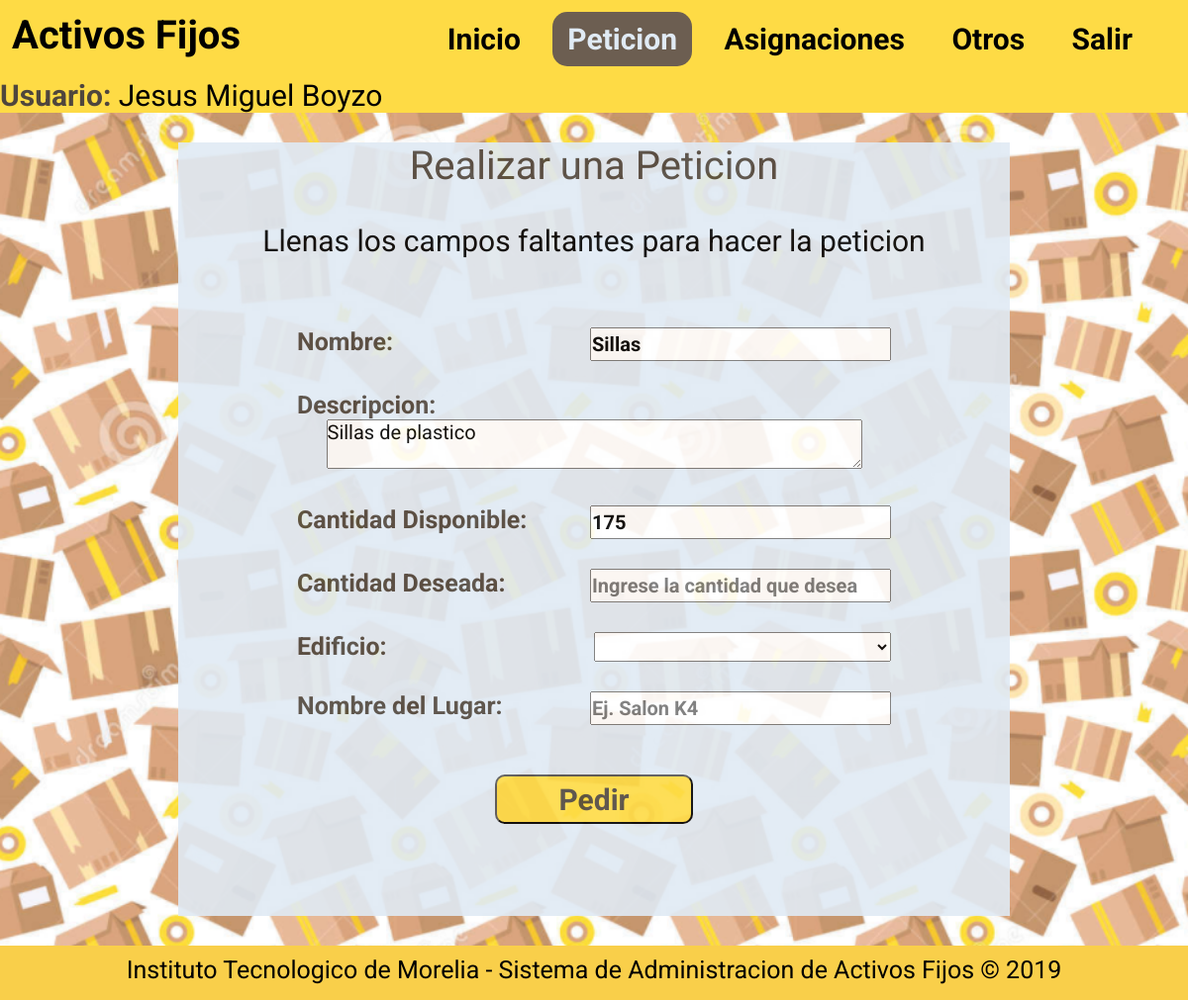
The page /index.php?op=21&&id=2 (signed in) on the database its author committed.
### tables this page shows
CREATE TABLE IF NOT EXISTS `ACTIVO` (
  `ID_ACTIVO` int(11) NOT NULL AUTO_INCREMENT,
  `NOMBRE` varchar(45) NOT NULL,
  `DESCRIPCION` varchar(45) DEFAULT NULL,
  `CANTIDAD_TOTAL` varchar(45) NOT NULL,
  `CANTIDAD_DISPONIBLE` varchar(45) NOT NULL,
  `FECHA_COMPRA` date NOT NULL,
  `ID_TIPO` int(11) NOT NULL,
  PRIMARY KEY (`ID_ACTIVO`),
  KEY `fk_ACTIVO_TIPO_ACTIVO1_idx` (`ID_TIPO`)
);

### Procesa/bd.php (called while the page is built, shortened)
<?php
function bd_consulta($query)
{
	$hostname="localhost";
	$user="root";
	$password="";
	$bd="activosfijos";
	$connection = mysqli_connect($hostname , $user , $password);
	mysqli_select_db ($connection, $bd);
	$result = mysqli_query($connection, $query);
	return $result;
}
?>

### pedir.php (the view, shortened to what this page needs)
<?php
  $idActivo = $_GET["id"];
  $query = 'SELECT NOMBRE, DESCRIPCION, CANTIDAD_DISPONIBLE FROM ACTIVO
            WHERE ID_ACTIVO = '.$idActivo.'';
  $result=bd_consulta($query);
  $row=mysqli_fetch_assoc($result);
?>
<div class="Titulo">
  <p>Realizar una Peticion</p>
</div>
<div class="Texto">
  <p>Llenas los campos faltantes para hacer la peticion</p>
</div>
<form class="Formulario" action="Procesa/nuevaPeticion.php" method="post" onsubmit="return peticion()">
  <div class="Informacion">
    <div>
      <label for="nom">Nombre: </label>
      <input type="text" name="nom" value="<?php echo $row["NOMBRE"] ?>" readonly>
    </div>
    <div>
      <label for="des">Descripcion: </label>
      <textarea name="des" rows="auto" cols="50" readonly><?php echo $row["DESCRIPCION"] ?></textarea>
    </div>
    <div>
      <label>Cantidad Disponible: </label>
      <input type="text" id="canDis" value="<?php echo $row["CANTIDAD_DISPONIBLE"] ?>" readonly>
    </div>
    <div>
      <label for="can">Cantidad Deseada: </label>
      <input type="number" name="can" id="can" placeholder="Ingrese la cantidad que desea" required>
    </div>
    <div>
      <label for="edif">Edificio: </label>
      <select name="edif" id="edif">
        <option value="0"></option>
        <?php
          $query = 'SELECT * FROM EDIFICIO';
          $result=bd_consulta($query);
          while ($row=mysqli_fetch_assoc($result)) {
            ?>
            <option value="<?php echo $row["ID_EDIFICIO"] ?>"><?php echo $row["EDIFICIO"] ?></option>
            <?php
          }
        ?>
      </select>
    </div>
    <div>
      <label for="nomLug">Nombre del Lugar: </label>
      <input type="text" name="nomLug" id="nomLug" placeholder="Ej. Salon K4">
    </div>
  </div>
  <div class="Botones">
    <div>
      <input type="submit" value="Pedir">
    </div>
  </div>
</form>

### CSS/estilo.css (style rules this page uses)
* { margin: 0; padding: 0; font-family: 'Roboto', sans-serif; }
body { background: url('Fondo.png'); color: #000000; background-size: cover; }
section .Titulo { color: #4f463d; font-size: 40px; }
section .Texto { color: #000000; padding: 5px; margin: 30px; font-size: 30px; position: relative; }
section .Formulario { color: #000000; padding: 5px; margin: 30px; font-size: 30px; position: relative; z-index: 10; }
section .Formulario .Informacion div { margin: 30px auto; width: 600px; overflow: hidden; display: block; vertical-align: middle; }
section .Formulario .Informacion div label { color: #4f463d; font-size: 25px; font-weight: bold; float: left; vertical-align: middle; margin: auto; }
section .Formulario .Informacion div input { color: #000000; float: right; width: 300px; height: 30px; font-size: 20px; font-weight: bold; vertical-align: middle; margin: auto; }
section .Formulario .Informacion div select { color: #000000; float: right; width: 300px; height: 30px; font-size: 20px; font-weight: bold; vertical-align: middle; margin: auto; }
section .Formulario .Informacion div textarea { color: #000000; font-size: 20px; }
section .Formulario .Botones div { width: 100%; margin-top: 50px; }
section .Formulario .Botones div input { margin: auto; width: 200px; height: 50px; font-size: 30px; background: #fedb45; color: #4f463d; font-weight: bold; border-radius: 10px; }

### rows shown on the page
activo: nom "Sillas", des "Sillas de plastico", CANTIDAD_DISPONIBLE "175"

### other values the page prints
$_SESSION["nombre"] "Jesus Miguel Boyzo"
